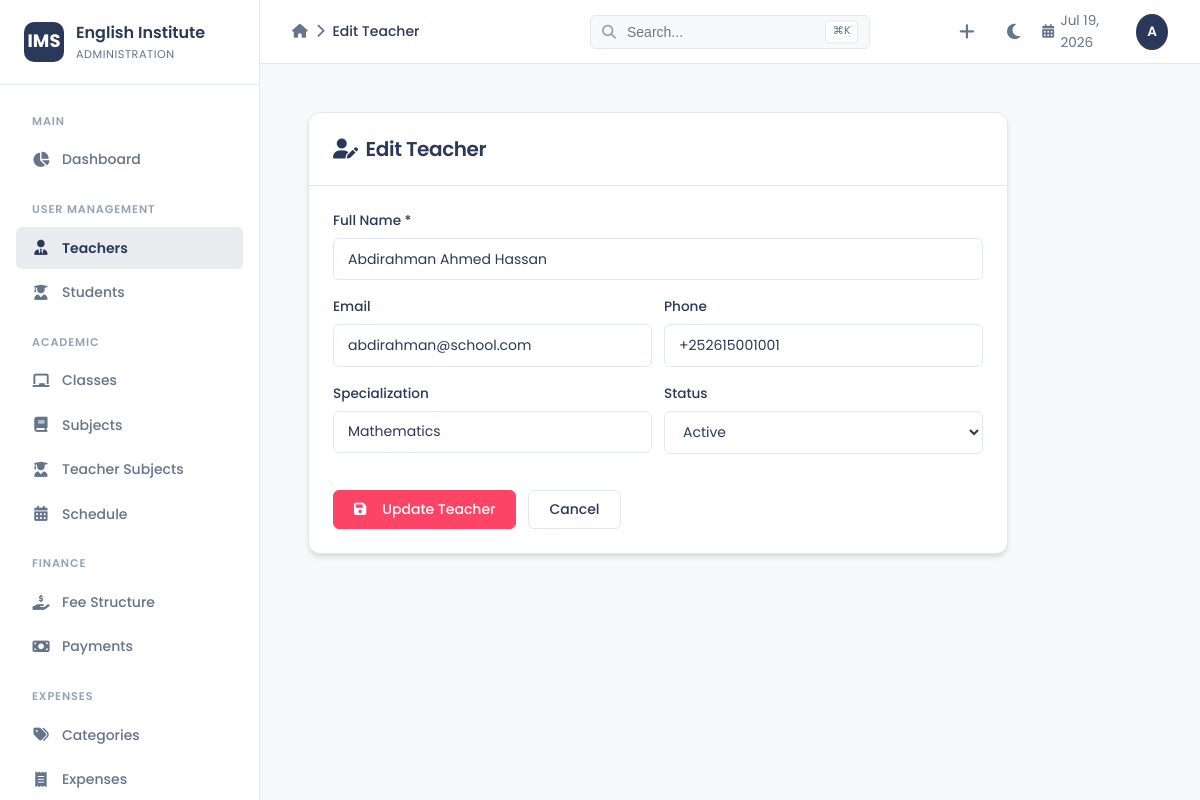
Page /teacher_edit.php?id=1 (signed in) on the committed database.
### tables this page shows
CREATE TABLE IF NOT EXISTS teachers (
    id INT PRIMARY KEY AUTO_INCREMENT,
    name VARCHAR(100) NOT NULL,
    email VARCHAR(100),
    phone VARCHAR(20),
    address TEXT,
    qualification VARCHAR(100),
    specialization VARCHAR(100),
    experience_years INT DEFAULT 0,
    salary DECIMAL(10,2) DEFAULT 0,
    status ENUM('active', 'inactive') DEFAULT 'active',
    created_at TIMESTAMP DEFAULT CURRENT_TIMESTAMP
);

### teacher_edit.php (the view, shortened to what this page needs)
<?php
$db = getDB();
$id = (int)($_GET['id'] ?? 0);
$teacher = $db->prepare("SELECT * FROM teachers WHERE id=?");
$teacher->execute([$id]);
$teacher = $teacher->fetch();
require_once 'header.php';
?>
<div style="max-width:700px;">
    <div class="card">
        <div class="card-header"><h3><i class="fas fa-user-edit mr-2" style="color:var(--primary);"></i>Edit Teacher</h3></div>
        <div class="card-body">
            <form method="POST">
                <div class="form-group">
                    <label class="form-label">Full Name *</label>
                    <input type="text" name="name" class="form-control" value="<?= htmlspecialchars($teacher['name']) ?>" required>
                </div>
                <div class="form-row">
                    <div class="form-group">
                        <label class="form-label">Email</label>
                        <input type="email" name="email" class="form-control" value="<?= htmlspecialchars($teacher['email'] ?? '') ?>">
                    </div>
                    <div class="form-group">
                        <label class="form-label">Phone</label>
                        <input type="text" name="phone" class="form-control" value="<?= htmlspecialchars($teacher['phone'] ?? '') ?>">
                    </div>
                </div>
                <div class="form-row">
                    <div class="form-group">
                        <label class="form-label">Specialization</label>
                        <input type="text" name="specialization" class="form-control" value="<?= htmlspecialchars($teacher['specialization'] ?? '') ?>">
                    </div>
                    <div class="form-group">
                        <label class="form-label">Status</label>
                        <select name="status" class="form-select">
                            <option value="active" <?= $teacher['status']==='active' ? 'selected' : '' ?>>Active</option>
                        </select>
                    </div>
                </div>
                <div class="form-actions">
                    <button type="submit" class="btn btn-primary"><i class="fas fa-save mr-2"></i>Update Teacher</button>
                    <a href="teachers.php" class="btn btn-outline">Cancel</a>
                </div>
            </form>
        </div>
    </div>
</div>
<?php require_once 'footer.php'; ?>

### css/design-system.css (style rules this page uses)
:root { --primary: #2a395a; --primary-hover: #1e2a42; --accent: #fc4466; --accent-hover: #e63958; --bg-body: #F8F9FA; --bg-card: #ffffff; --bg-sidebar: #ffffff; --border: #e2e8f0; --text-main: #2a395a; --text-muted: #64748b; --text-light: #94a3b8; --shadow-sm: 0 1px 2px 0 rgba(0, 0, 0, 0.05); --shadow-md: 0 4px 6px -1px rgba(0, 0, 0, 0.1), 0 2px 4px -1px rgba(0, 0, 0, 0.06); --shadow-lg: 0 8px 24px rgba(0, 0, 0, 0.12); --radius: 12px; --radius-sm: 6px; --sidebar-width: 260px; --container-max: 1440px; --container-padding: 3rem; --transition: 0.3s ease; }
*, *::before, *::after { box-sizing: border-box; }
body { font-family: 'Poppins', -apple-system, BlinkMacSystemFont, sans-serif; background-color: var(--bg-body); color: var(--text-main); min-height: 100vh; margin: 0; transition: background-color var(--transition), color var(--transition); font-weight: 400; line-height: 1.6; }
h1, h2, h3, h4, h5, h6 { color: var(--text-main); font-weight: 600; letter-spacing: -0.02em; margin: 0; }
h3 { font-size: 1.25rem; }
.card { background: var(--bg-card); border: 1px solid var(--border); border-radius: var(--radius); box-shadow: var(--shadow-md); transition: box-shadow var(--transition), background-color var(--transition), border-color var(--transition); }
.card-header { background: transparent; border-bottom: 1px solid var(--border); padding: 1.25rem 1.5rem; display: flex; align-items: center; justify-content: space-between; flex-wrap: wrap; gap: 0.75rem; }
.card-body { padding: 1.5rem; }
.btn { display: inline-flex; align-items: center; justify-content: center; gap: 0.5rem; font-family: 'Poppins', sans-serif; font-weight: 500; font-size: 0.875rem; padding: 0.5rem 1.25rem; border-radius: var(--radius-sm); border: 1px solid transparent; cursor: pointer; transition: all var(--transition); text-decoration: none; line-height: 1.5; }
.btn-primary { background-color: var(--accent); color: #fff; border-color: var(--accent); }
.btn-outline { background-color: transparent; color: var(--text-main); border-color: var(--border); }
.form-group { margin-bottom: 1rem; }
.form-row { display: flex; flex-wrap: wrap; gap: 0.75rem; }
.form-row .form-group { flex: 1 1 180px; min-width: 0; }
.form-actions { display: flex; align-items: center; flex-wrap: wrap; gap: 0.75rem; margin-top: 1.25rem; }
.form-actions .btn { flex: 0 0 auto; }
.form-label { display: block; font-size: 0.85rem; font-weight: 500; color: var(--text-main); margin-bottom: 0.4rem; }
.form-control, .form-select { width: 100%; padding: 0.6rem 0.875rem; font-family: 'Poppins', sans-serif; font-size: 0.875rem; color: var(--text-main); background-color: var(--bg-card); border: 1px solid var(--border); border-radius: var(--radius-sm); transition: border-color var(--transition), box-shadow var(--transition); }
.form-control::placeholder { color: var(--text-light); }
a { color: var(--primary); text-decoration: none; transition: color var(--transition); }
.mr-2 { margin-right: 0.5rem; }

### rows in the picture
teachers: name "Abdirahman Ahmed Hassan", email "abdirahman@school.com", phone "+252615001001", specialization "Mathematics", status "Active"

### other values in the picture
$app_name "English Institute"
$titles[$currentPage] "Edit Teacher"
substr($current_user, 0, 1) "A"
